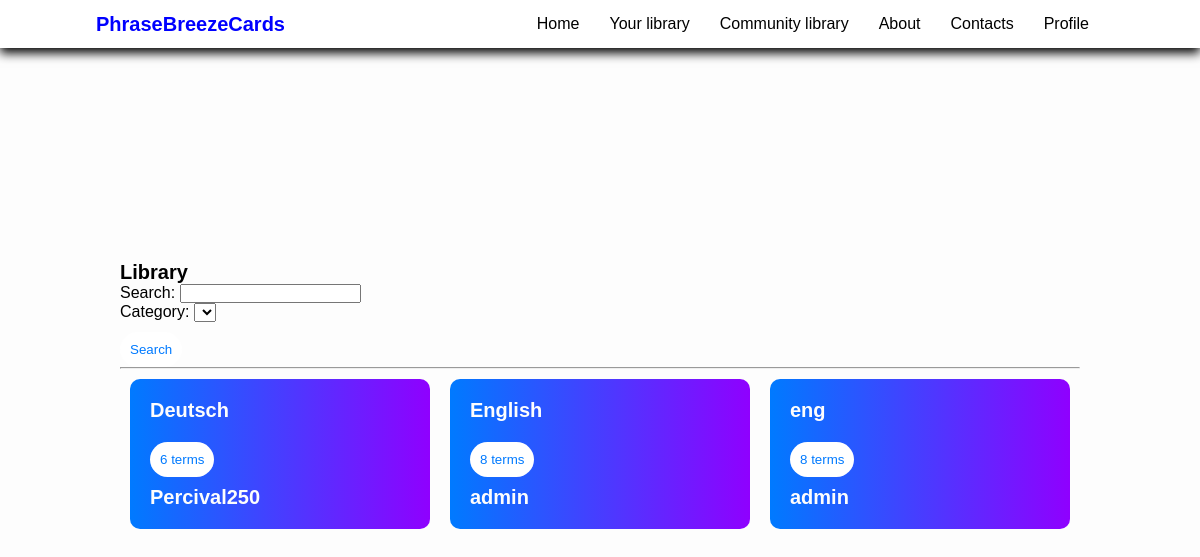
Page /community-library/ on the earlier database version.
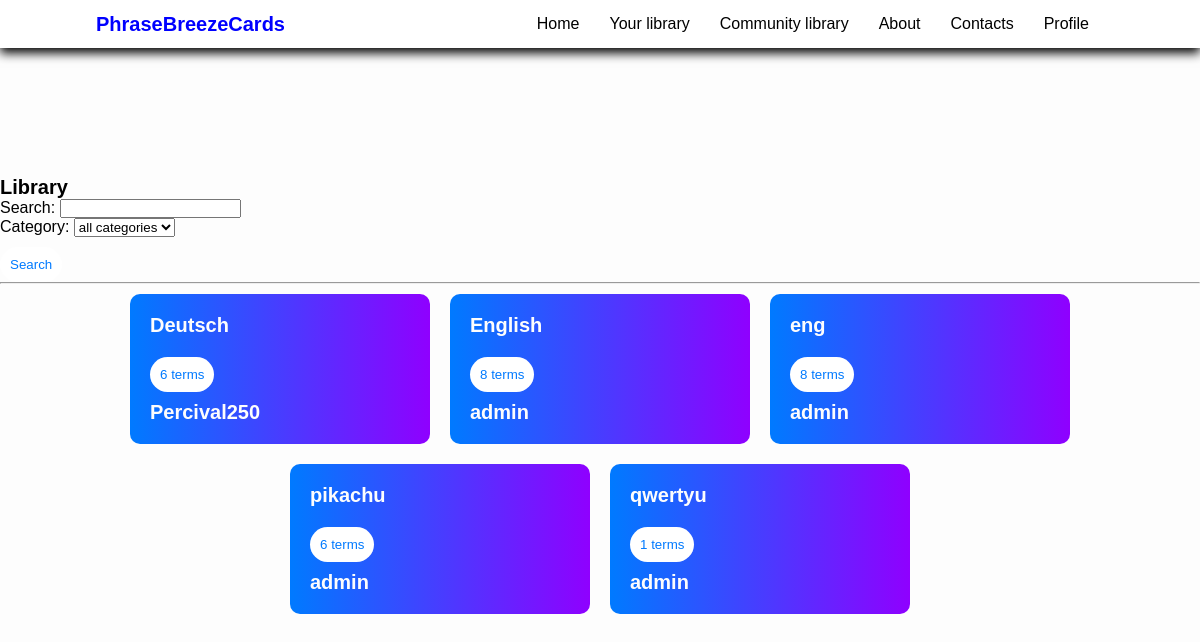
Same page on the later database version.
### community_library/models.py (models this page shows, shortened)
class Set(models.Model):
    name = models.CharField(max_length=100)
    description = models.TextField(max_length=100, blank=True)
    slug = models.TextField()
    user = models.ForeignKey(User, on_delete=models.CASCADE, related_name='library_sets')
    is_published = models.BooleanField(default=False, blank=True)
    cards_count = models.PositiveIntegerField()
    downloads = models.PositiveIntegerField(default=0)
    category = models.ForeignKey(SetCategory, related_name='library_category', on_delete=models.CASCADE,
                                 default=1)

class SetCategory(models.Model):
    category = models.CharField(max_length=100, unique=True)
    def __str__(self):
        return self.category
    class Meta:
        verbose_name = 'Set category'
        verbose_name_plural = 'Set categories'

### community_library/views.py (the view)
# urls.py: path('', views.library_view, name='community_library'),
def library_view(request):
    if request.method == 'POST':
        form = forms.ChooseCategoryForm(request.POST)
        if form.is_valid():
            category = form.cleaned_data['category']
            search = form.cleaned_data['name']
            if category.id == 1:
                sets = models.Set.objects.filter(is_published=True, name__icontains=search).order_by('-downloads')
            else:
                sets = models.Set.objects.filter(is_published=True, category=category, name__icontains=search).order_by('-downloads')
    elif request.method == 'GET':
        form = forms.ChooseCategoryForm()
        sets = models.Set.objects.filter(is_published=True).order_by('-downloads')
    template_name = 'community_library/library.html'
    context = {'sets': sets, 'form': form}
    return render(request, template_name, context)

### community_library/forms.py
class ChooseCategoryForm(forms.ModelForm):
    name = forms.CharField(
        label='Search',
        required=False
    )
    class Meta:
        model = models.Set
        fields = ['name', 'category']

### templates/community_library/library.html (shortened to what this page needs)
{% extends 'base_generic.html' %}
{% block header %}
    {% include 'header.html' %}
{% endblock %}
{% block content %}
    <head>
    </head>
    <body>
        <h2>Library</h2>
        <form method="POST">
            {{ form.as_p }}
            <button type="submit">Search</button>
        </form>
        <hr>
        <div class="card-container">
            {% for set in sets %}
                <a href="{% url 'library_set' set.user.username set.slug %}">
                    <div class="card">
                        <h3>{{ set.name }}</h3>
                        <button>{{ set.cards_count }} terms</button>
                        <h3>{{ set.user }}</h3>
                    </div>
                </a>
            {% endfor %}
        </div>
    </body>
{% endblock %}

Differences in the rows shown:
added SetCategory: category "all categories"
added Set: name "pikachu", cards_count "6", user "admin"
added Set: name "qwertyu", cards_count "1", user "admin"
